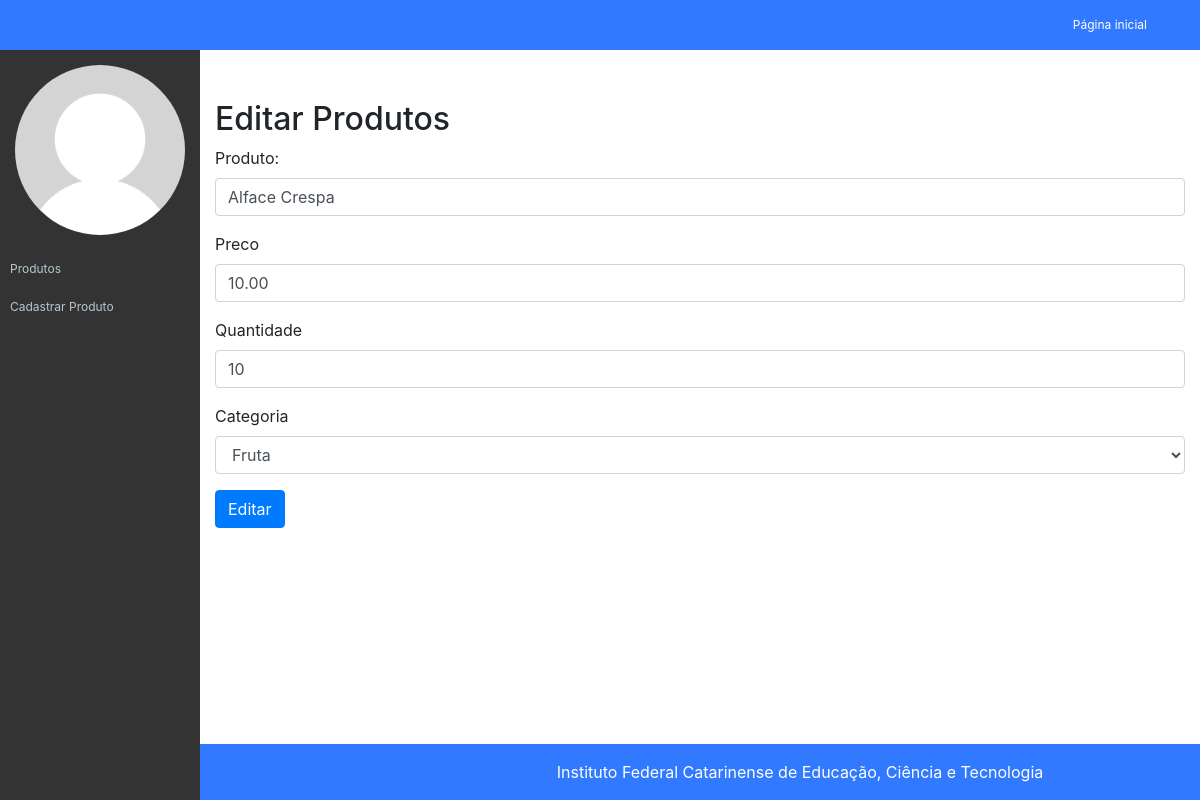
The app's page /nao/app/views/admin/editar-produto.php?id=1 with its own data.
### tables this page shows
CREATE TABLE `tb_produtos` (
  `codigo` int(11) NOT NULL,
  `nome` varchar(32) NOT NULL,
  `categoria` varchar(32) NOT NULL,
  `preco` decimal(10,2) NOT NULL,
  `quantidade_estoque` int(11) NOT NULL
);

### nao/app/models/Conexao.php (called while the page is built, shortened)
<?php
class Conexao {
    public static $conexao = null;
    public static function getConexao(){
        try{
            if(self::$conexao == null){
                self::$conexao = new PDO("mysql:host=".self::HOST.";dbname=".self::NOMEBANCO, self::USUARIO, self::SENHA);
                self::$conexao->setAttribute(PDO::ATTR_ERRMODE, PDO::ERRMODE_EXCEPTION);
            }
            return self:: $conexao;
        }catch(PDOException $e){
            die("Falhou a conexao ou ocorreu um erro banco: " . $e->getMessage());
        }
        return $conexao;
    }
}

### nao/app/models/CrudProdutos.php (called while the page is built, shortened)
<?php
require_once "Conexao.php";
require_once "Produto.php";
class CrudProdutos
{
    private $conexao;
    public function __construct()
    {
        $this->conexao = Conexao::getConexao();
    }
    public function getProduto(int $codigo)
    {
        $consulta = $this->conexao->query("SELECT * FROM tb_produtos WHERE codigo = $codigo");
        $produto = $consulta->fetch(PDO::FETCH_ASSOC);
        return new Produto($produto['nome'], $produto['preco'],$produto['quantidade_estoque'], $produto['categoria']);
    }
}

### nao/app/models/Produto.php (called while the page is built, shortened)
<?php
require_once "Conexao.php";
class Produto {
    public function __construct($nome, $preco,$estoque,$categoria, $codigo = null){
        $this->nome = $nome;
        $this->preco = $preco;
        $this->estoque = $estoque;
    }
}

### nao/app/views/admin/editar-produto.php (the view, shortened to what this page needs)
<?php
require_once 'cabecalho.php';
require_once "../../models/CrudProdutos.php";
$crud = new CrudProdutos();
$crud->getProduto($_GET['id']);
$produto = $crud->getProduto($_GET['id']);
?>
    <h2>Editar Produtos</h2>
    <form action="../../controllers/controladorProduto.php?acao=editar&id=<?= $_GET['id']?>" method="post">
        <div class="form-group">
            <label for="produto">Produto:</label>
            <input value="<?= $produto->nome?>" name="titulo" type="text" class="form-control" id="produto" aria-describedby="nome produto" placeholder="">
        </div>
        <div class="form-group">
            <label for="preco">Preco</label>
            <input value="<?= $produto->preco?>"name="preco" type="number" step="0.01" class="form-control" id="preco" placeholder="">
        </div>
        <div class="form-group">
            <label for="quantidade">Quantidade</label>
                <input value="<?= $produto->estoque?>"name="quantidade" type="number" class="form-control" id="quantidade" placeholder="">
        </div>
        <div class="form-group">
            <label for="Categoria">Categoria</label>
            <select  name="categoria" class="form-control" id="Categoria">
                <option>Fruta</option>
            </select>
        </div>
        <button type="submit" class="btn btn-primary">Editar</button>
    </form>
<?php require_once "rodape.php";?>

### nao/assets/css/ifc-style.css (style rules this page uses)
body { padding-top: 55px; }
@media (min-width: 992px) { body { padding-top: 55px; } }

### records on screen
tb_produtos: titulo "Alface Crespa", preco "10.00", quantidade "10"
